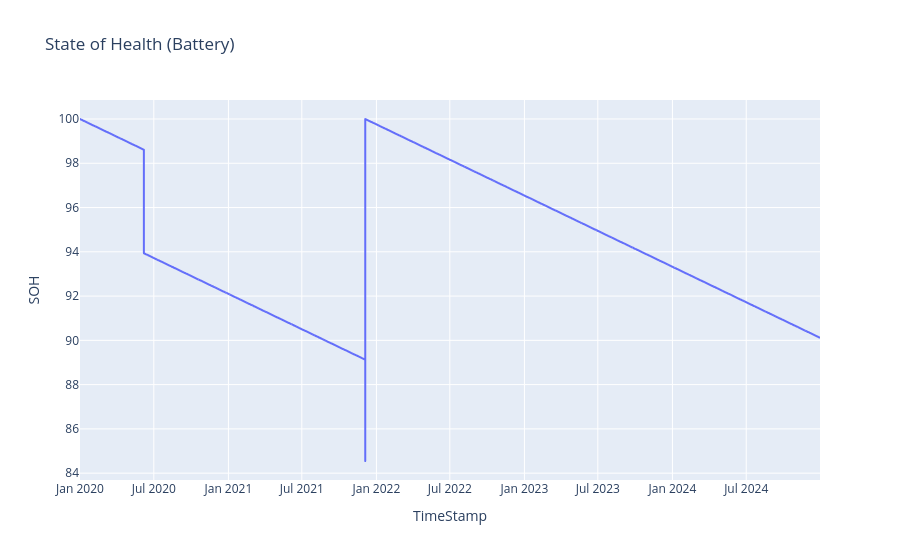

Notebook source saved alongside this figure:
### Code cell
# one case where the health of the battery 
fig = px.line(ev_data, x="TimeStamp", y="SOH", title="State of Health (Battery)")
fig.show()

### Figure 1 — Plotly figure (JSON) as saved in the notebook; plotly's stock layout.template omitted (floating-point values rounded to 4 significant figures; data arrays with more than 128 entries replaced by an {"elided": "..."} marker saying what was removed)
{"data": [{"hovertemplate": "TimeStamp=%{x}<br>SOH=%{y}<extra></extra>", "legendgroup": "", "line": {"color": "#636efa", "dash": "solid"}, "marker": {"symbol": "circle"}, "mode": "lines", "name": "", "showlegend": false, "type": "scattergl", "x": {"elided": "43800 str values"}, "xaxis": "x", "y": {"elided": "43800 float values"}, "yaxis": "y"}], "layout": {"legend": {"tracegroupgap": 0}, "title": {"text": "State of Health (Battery)"}, "xaxis": {"anchor": "y", "domain": [0, 1], "title": {"text": "TimeStamp"}}, "yaxis": {"anchor": "x", "domain": [0, 1], "title": {"text": "SOH"}}}}
